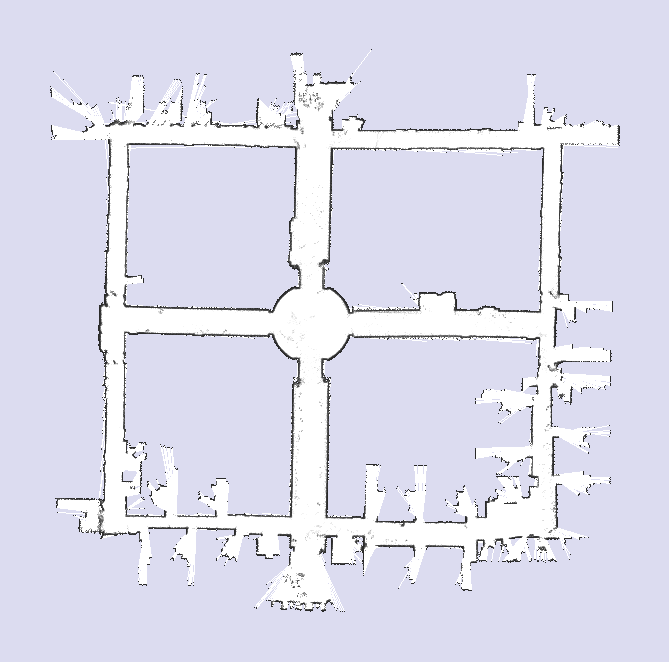
#> input picture Task 5/aces_relations.png, 669 x 662 px
$ python test.py
#> lines starting #> are read from the running program, lines starting #| are printed output that depends on the picture; after the words box and inside, x2 and y2 are one past the last pixel; in counts of white or black regions, pixels touching at a corner belong together
import cv2
import numpy as np

def debug_obstacle_extraction(image_path, thresh_values):
    # 1. Load the map image
#> called with image_path = 'aces_relations.png'
    img_bgr = cv2.imread(image_path)
#> img_bgr is the input picture: shape (662, 669, 3); mean B, G, R 238, 222.2, 222.2
    if img_bgr is None:
        print(f"Error: Could not find image at {image_path}")
        return
    img_gray = cv2.cvtColor(img_bgr, cv2.COLOR_BGR2GRAY)

    def show_threshold(thresh_val):
        # Create a mask where pixels are strictly darker than the threshold
        # This focuses only on the darkest pixels (the walls).
#> called with thresh_val = 100
        mask = (img_gray < thresh_val).astype(np.uint8) * 255
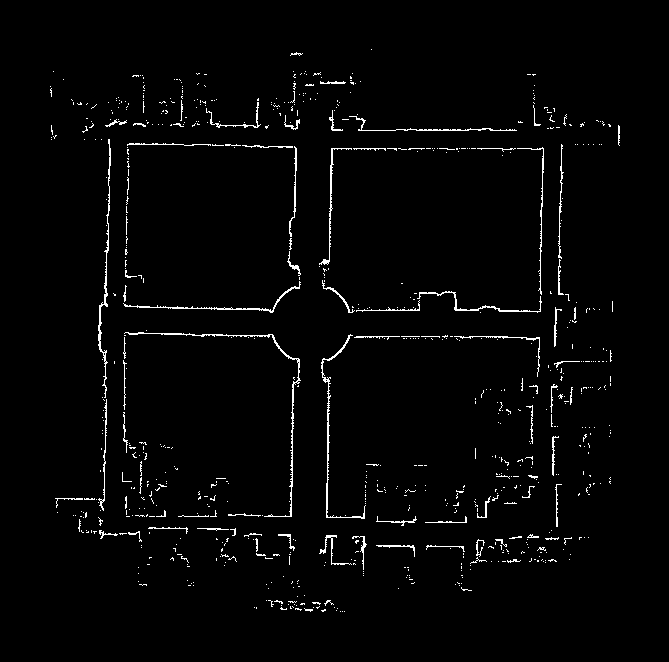
#> mask: shape (662, 669); 2.1% white in thin lines or dots, all inside (x1, y1, x2, y2) = (50, 49, 620, 612)

        # Combine the mask with the original image to easily see the extracted features
        res = cv2.bitwise_and(img_bgr, img_bgr, mask=mask)

        # Add the threshold value to the image
        text = f"Threshold < {thresh_val}"
        cv2.putText(res, text, (10, 40), cv2.FONT_HERSHEY_SIMPLEX, 1, (255, 255, 255), 2)
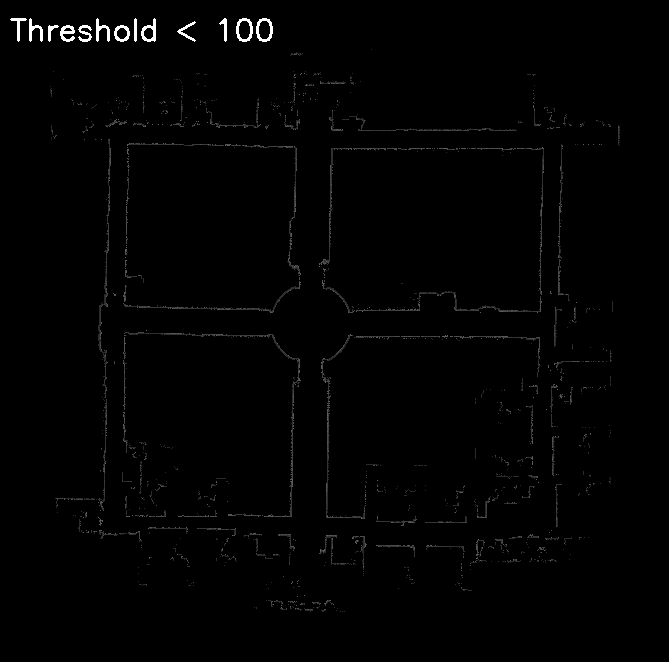
#> res: shape (662, 669, 3); min 0, max 255, mean 2.2
        return res

    # 2. Visualize with different thresholds to find the right one
    vis_1 = show_threshold(100)  # Our previous guess - let's see what it really does
    vis_2 = show_threshold(215)  # Much stricter, might isolate just the black
#> call 2 of show_threshold, with thresh_val = 215
#> in show_threshold (call 2), `mask = (img_gray < thresh_val).astype(np.uint8) * 255`:
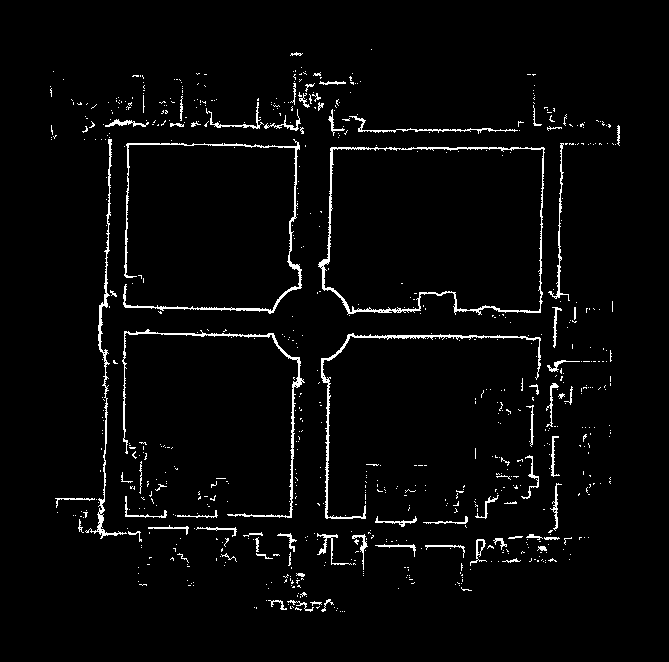
#> mask: shape (662, 669); 3.1% white in thin lines or dots, all inside (x1, y1, x2, y2) = (50, 49, 620, 612)
#> in show_threshold (call 2), `cv2.putText(res, text, (10, 40), cv2.FONT_HERSHEY_SIMPLEX, 1, (255, 25..`:
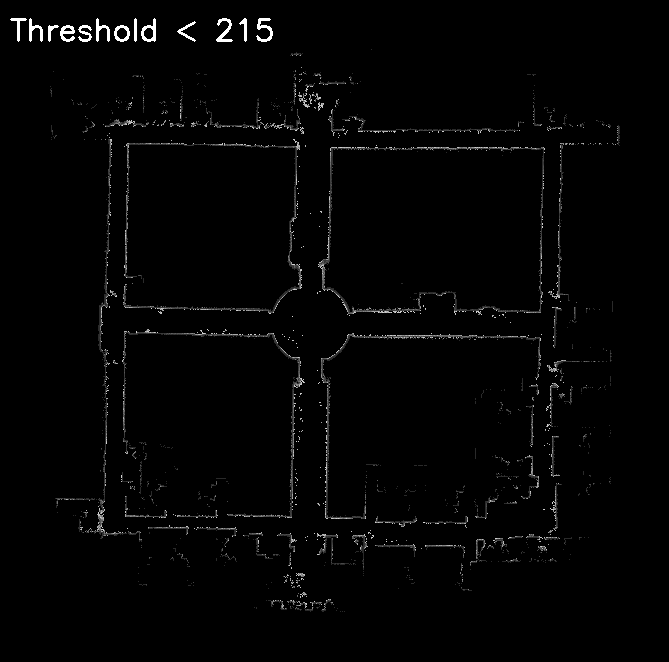
#> res: shape (662, 669, 3); min 0, max 255, mean 3.7
    vis_3 = show_threshold(200)  # Extreeemely strict, might miss parts of the walls
#> call 3 of show_threshold, with thresh_val = 200
#> in show_threshold (call 3), `mask = (img_gray < thresh_val).astype(np.uint8) * 255`:
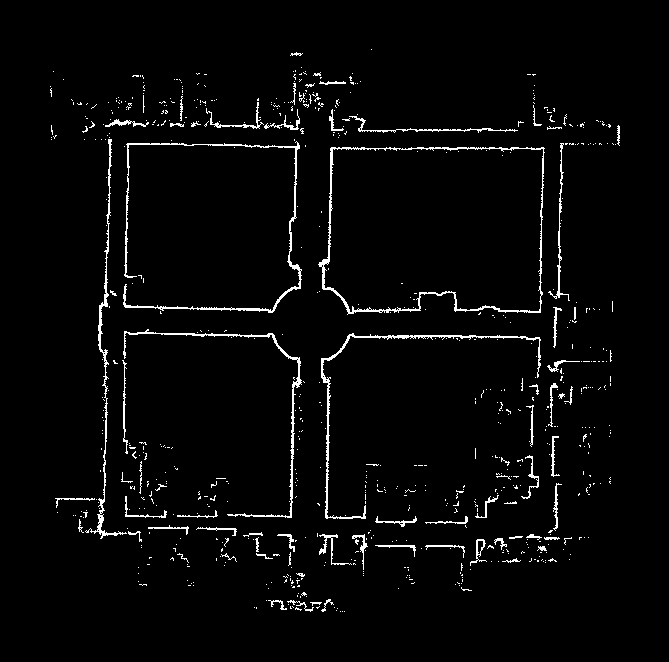
#> mask: shape (662, 669); 2.9% white in thin lines or dots, all inside (x1, y1, x2, y2) = (50, 49, 620, 612)
#> in show_threshold (call 3), `cv2.putText(res, text, (10, 40), cv2.FONT_HERSHEY_SIMPLEX, 1, (255, 25..`:
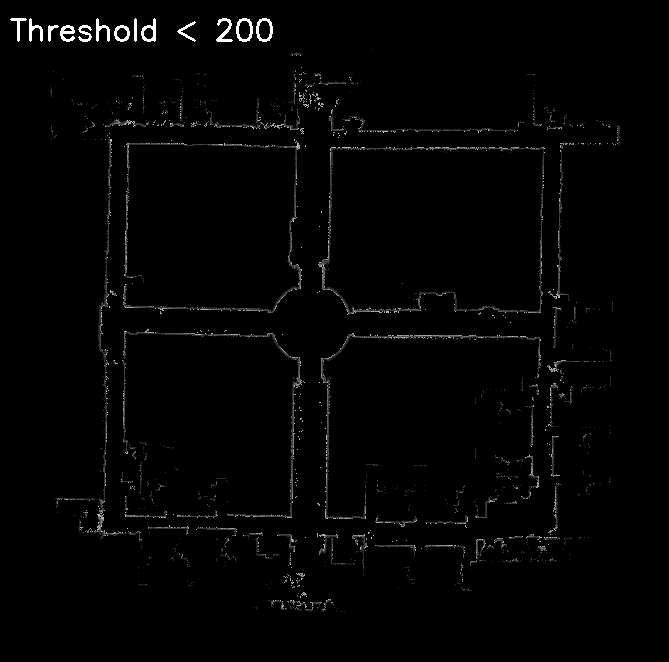
#> res: shape (662, 669, 3); min 0, max 255, mean 3.4

    # 3. Stack images to easily compare
    combined = np.hstack((vis_1, vis_2, vis_3))
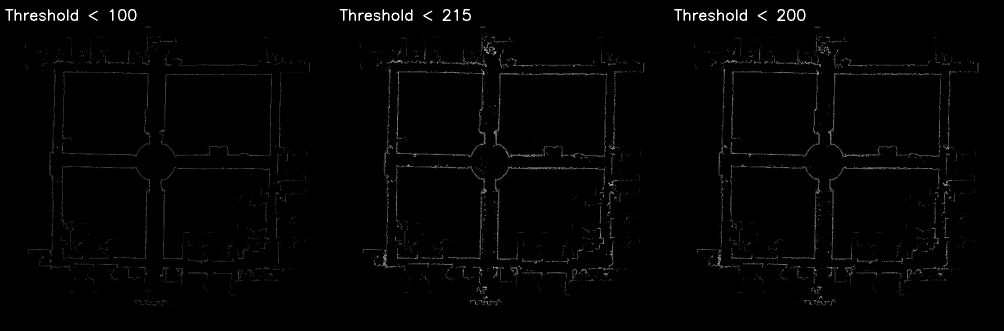
#> combined: shape (662, 2007, 3) (shown at 1/2 size); min 0, max 255, mean 3.1
    cv2.imwrite('obstacle_debug.png', combined)
    print("Saved 'obstacle_debug.png'. Please visually inspect this image.")

# Execute the debugging function on your map file
debug_obstacle_extraction('aces_relations.png', [100, 215, 200])

$ run again, with Task 5/alignment_check.png copied over Task 5/aces_relations.png
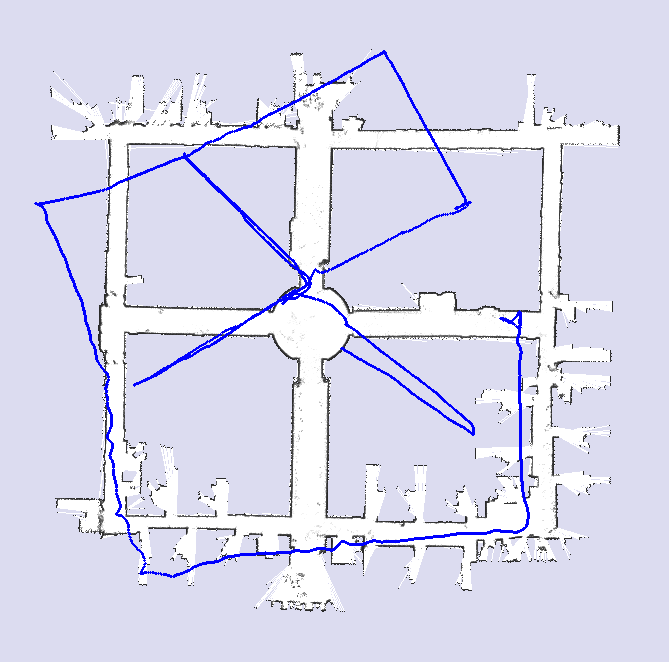
#> input picture Task 5/alignment_check.png, 669 x 662 px
#> in debug_obstacle_extraction, img_bgr is the input picture: shape (662, 669, 3); mean B, G, R 238.3, 218.3, 218.3
#> in show_threshold, `mask = (img_gray < thresh_val).astype(np.uint8) * 255`:
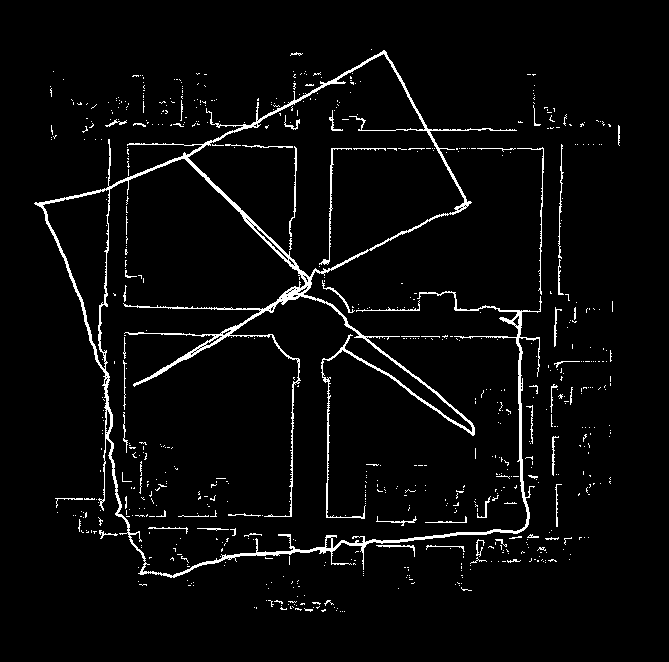
#> mask: shape (662, 669); 3.8% white in thin lines or dots, all inside (x1, y1, x2, y2) = (34, 49, 620, 612)
#> in debug_obstacle_extraction, `combined = np.hstack((vis_1, vis_2, vis_3))`:
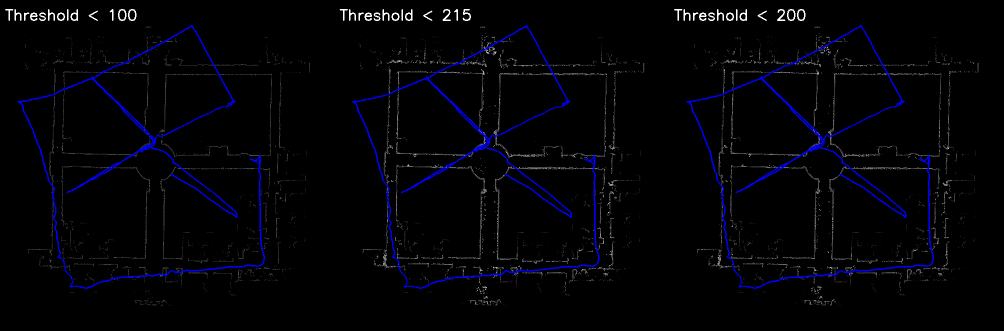
#> combined: shape (662, 2007, 3) (shown at 1/2 size); mean B, G, R 7.5, 3, 3

$ run again, with Task 5/ideal.png copied over Task 5/aces_relations.png
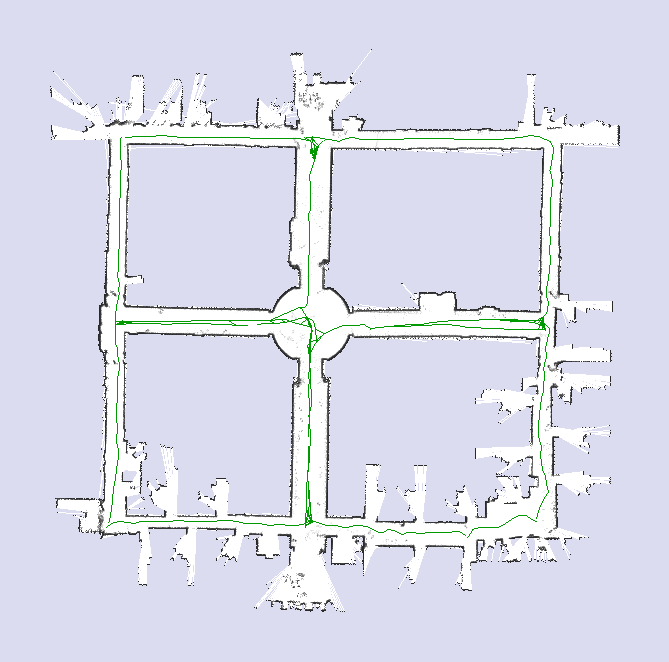
#> input picture Task 5/ideal.png, 669 x 662 px
#> in debug_obstacle_extraction, img_bgr is the input picture: shape (662, 669, 3); mean B, G, R 236.1, 221.5, 220.3
#> in show_threshold, `mask = (img_gray < thresh_val).astype(np.uint8) * 255`:
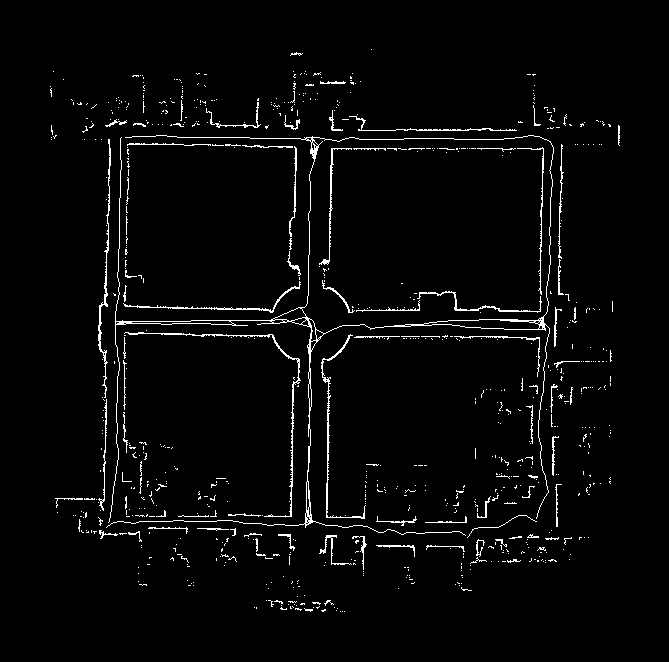
#> mask: shape (662, 669); 2.9% white in thin lines or dots, all inside (x1, y1, x2, y2) = (50, 49, 620, 612)
#> in debug_obstacle_extraction, `combined = np.hstack((vis_1, vis_2, vis_3))`:
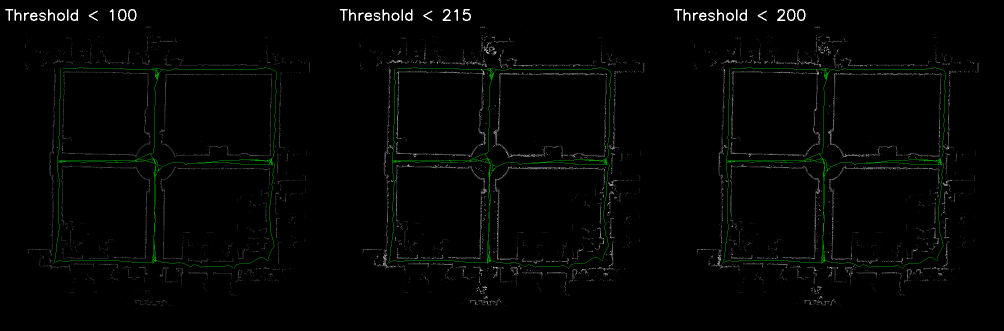
#> combined: shape (662, 2007, 3) (shown at 1/2 size); mean B, G, R 3.1, 4.3, 3.1
